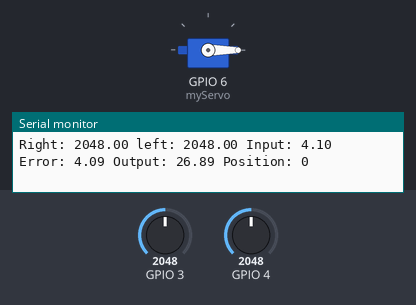
Bench run of a sketch on a simulated ESP32. Shown: servo, the last lines printed to the serial monitor. The test bench sets the inputs (shaded band); at power-on: GPIO 3 = 2048, GPIO 4 = 2048.

Above: at 1.2 s.
1.3 s: GPIO 3 set to 2086
At 2.5 s:
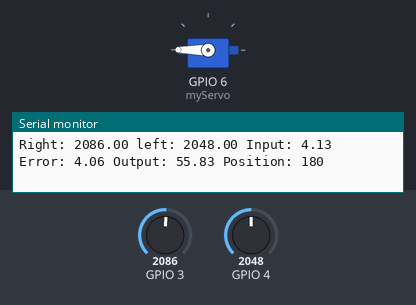
4.3 s: GPIO 4 set to 2113
At 5.0 s:
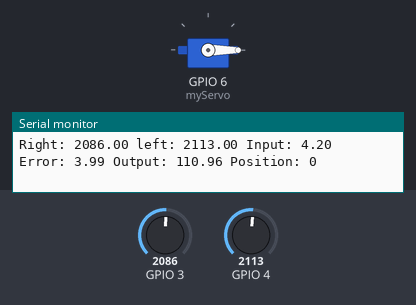
5.9 s: GPIO 4 set to 2047
At 7.1 s:
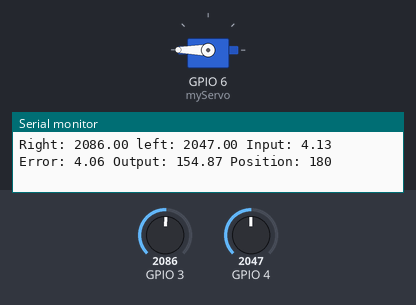
7.5 s: GPIO 3 set to 2047
At 8.3 s:
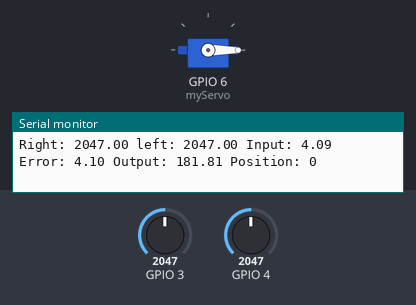
9.1 s: GPIO 3 set to 2866
At 10.3 s:
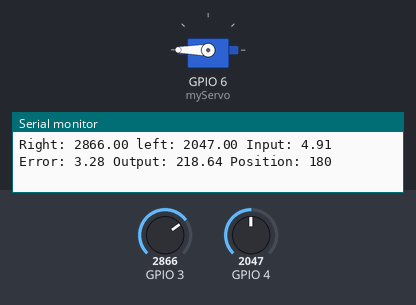
10.6 s: GPIO 3 set to 1228
At 11.4 s:
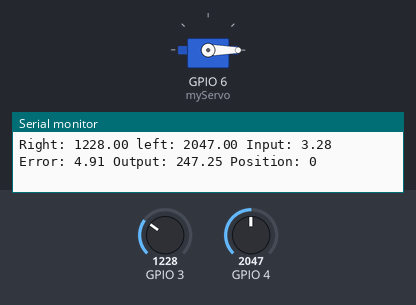
Timing chart, 0 to 13.1 s (numbered marks = the images above; inputs shaded):
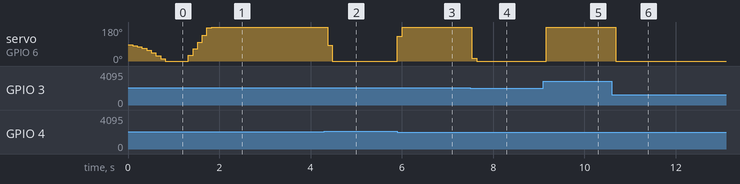

The sketch:

ESET_462_Project_Final.ino
```cpp
#include <ESP32Servo.h>

//Servo Controls
Servo myServo;
int position = 0;
int position_1 = 90;
int direction = 0;
int turn = 0;

//PID Variables
float P = 0;
float I = 0;
float D = 0;

//PID Gain Variables
float kp = 1;
float ki = 0.5;
float kd = 0.01;

//PID Math Variables
float error = 0;
float error_1 = 0;
float error_2 = 0;

//PID Time Variables
float current_time = 0;
float previous_time = 0;
float time_change = 0;

//PID Control Variables
float right_sensor = 0;
float left_sensor = 0;
float input = 0;
float output = 0;
float output_1 = 0;
float goal = 8.190;

void setup() {
  //Defining Motor Pin
  myServo.attach(D5);
}

void loop() {
  //Defining Time Values
  current_time = micros();
  time_change = (current_time - previous_time) / 1e6;
  previous_time = current_time;

  //Reading Values From Photoresistors
  right_sensor = analogRead(D2);
  left_sensor = analogRead(D3);

  //Math for Input And Error
  input = abs((right_sensor + left_sensor) / 1000);
  error = goal - input;

  //Math For PID Controller Components
  P = kp * (error - error_1);
  I = ki * time_change * error_1;
  D = (kd / time_change) * (error_2 * error_1 + error_2);

  //Math For PID Output
  output = output_1 + P + I + D;
  if(abs(error) < 0.5){
    output = 0;
  }

  //Redefining Errors
  error_2 = error_1;
  error_1 = error;
  output_1 = output;

  //Printing Variables For Debugging
  Serial.print("Right: ");
  Serial.print(right_sensor);
  Serial.print(" left: ");
  Serial.print(left_sensor);
  Serial.print(" Input: ");
  Serial.print(input);
  Serial.print(" Error: ");
  Serial.print(error);
  Serial.print(" Output: ");
  Serial.print(output);
  Serial.print(" Position: ");
  Serial.print(position);
  Serial.println();

  //Motor Controls From PID Output
  //Motor Direction
  if(output != 0) {
    if((right_sensor - left_sensor) > 0){
      direction = 1;
    }
    else{
      direction = -1;
    }
    //Motor Movement
    position = position_1 + int(direction * output);
    if(position > 180){
      position = 180;
    }
    if(position < 0){
      position = 0;
    }
    position_1 = position;
  }
  else {
    position = position_1;
  }

  //Motor Commands
  myServo.write(position);
  delay(100);
}
```

Measured:
- the behaviour switches between 2048 and 2049 on GPIO 3 (found by bisection; images 0 and 1)
- the behaviour switches between 2085 and 2086 on GPIO 4 (found by bisection; images 1 and 2)
- after the input at 1.3 s, servo on GPIO 6 (myServo): moves from 0° to 180° over 0.51 s, starting at once
- after the input at 4.3 s, servo on GPIO 6 (myServo): 180° → 83° after 0.08 s, → 0° 0.10 s later
- after the input at 5.9 s, servo on GPIO 6 (myServo): 0° → 130° at once, → 180° 0.10 s later
- after the input at 7.5 s, servo on GPIO 6 (myServo): 180° → 14° at once, → 0° 0.10 s later
- after the input at 9.1 s, servo on GPIO 6 (myServo): 0° → 180° after 0.06 s
- after the input at 10.6 s, servo on GPIO 6 (myServo): 180° → 0° after 0.09 s
